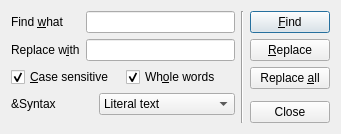
<?xml version="1.0" encoding="UTF-8"?>
<ui version="4.0">
 <class>FindReplaceDlg</class>
 <widget class="QDialog" name="FindReplaceDlg">
  <property name="geometry">
   <rect>
    <x>0</x>
    <y>0</y>
    <width>341</width>
    <height>134</height>
   </rect>
  </property>
  <property name="windowTitle">
   <string>Find and Replace</string>
  </property>
  <layout class="QHBoxLayout" name="horizontalLayout_5">
   <item>
    <layout class="QVBoxLayout" name="verticalLayout">
     <item>
      <layout class="QGridLayout" name="gridLayout">
       <item row="0" column="0">
        <widget class="QLabel" name="label">
         <property name="text">
          <string>Find &amp;what</string>
         </property>
         <property name="buddy">
          <cstring>find_line_edit</cstring>
         </property>
        </widget>
       </item>
       <item row="0" column="1">
        <widget class="QLineEdit" name="find_line_edit"/>
       </item>
       <item row="1" column="0">
        <widget class="QLabel" name="label_2">
         <property name="text">
          <string>Replace w&amp;ith</string>
         </property>
         <property name="buddy">
          <cstring>replace_line_edit</cstring>
         </property>
        </widget>
       </item>
       <item row="1" column="1">
        <widget class="QLineEdit" name="replace_line_edit"/>
       </item>
      </layout>
     </item>
     <item>
      <layout class="QHBoxLayout" name="horizontalLayout">
       <item>
        <widget class="QCheckBox" name="case_check_box">
         <property name="text">
          <string>&amp;Case sensitive</string>
         </property>
         <property name="checked">
          <bool>true</bool>
         </property>
        </widget>
       </item>
       <item>
        <widget class="QCheckBox" name="whole_check_box">
         <property name="text">
          <string>Wh&amp;ole words</string>
         </property>
         <property name="checked">
          <bool>true</bool>
         </property>
        </widget>
       </item>
      </layout>
     </item>
     <item>
      <layout class="QHBoxLayout" name="horizontalLayout_2">
       <item>
        <widget class="QLabel" name="label_3">
         <property name="text">
          <string>&amp;Syntax</string>
         </property>
        </widget>
       </item>
       <item>
        <widget class="QComboBox" name="syntax_combo_box">
         <item>
          <property name="text">
           <string>Literal text</string>
          </property>
         </item>
         <item>
          <property name="text">
           <string>Regular expression</string>
          </property>
         </item>
        </widget>
       </item>
      </layout>
     </item>
     <item>
      <spacer name="verticalSpacer">
       <property name="orientation">
        <enum>Qt::Vertical</enum>
       </property>
       <property name="sizeHint" stdset="0">
        <size>
         <width>20</width>
         <height>48</height>
        </size>
       </property>
      </spacer>
     </item>
    </layout>
   </item>
   <item>
    <widget class="Line" name="line">
     <property name="orientation">
      <enum>Qt::Vertical</enum>
     </property>
    </widget>
   </item>
   <item>
    <layout class="QVBoxLayout" name="verticalLayout_2">
     <item>
      <widget class="QPushButton" name="find_button">
       <property name="text">
        <string>&amp;Find</string>
       </property>
      </widget>
     </item>
     <item>
      <widget class="QPushButton" name="replace_button">
       <property name="text">
        <string>&amp;Replace</string>
       </property>
      </widget>
     </item>
     <item>
      <widget class="QPushButton" name="replace_all_button">
       <property name="text">
        <string>Replace &amp;all</string>
       </property>
      </widget>
     </item>
     <item>
      <spacer name="verticalSpacer_2">
       <property name="orientation">
        <enum>Qt::Vertical</enum>
       </property>
       <property name="sizeHint" stdset="0">
        <size>
         <width>20</width>
         <height>40</height>
        </size>
       </property>
      </spacer>
     </item>
     <item>
      <widget class="QPushButton" name="close_button">
       <property name="text">
        <string>Close</string>
       </property>
      </widget>
     </item>
    </layout>
   </item>
  </layout>
 </widget>
 <tabstops>
  <tabstop>find_line_edit</tabstop>
  <tabstop>find_button</tabstop>
  <tabstop>replace_line_edit</tabstop>
  <tabstop>replace_button</tabstop>
  <tabstop>case_check_box</tabstop>
  <tabstop>whole_check_box</tabstop>
  <tabstop>replace_all_button</tabstop>
  <tabstop>syntax_combo_box</tabstop>
  <tabstop>close_button</tabstop>
  <tabstop>syntax_combo_box_2</tabstop>
  <tabstop>case_check_box_2</tabstop>
  <tabstop>whole_check_box_2</tabstop>
 </tabstops>
 <resources/>
 <connections>
  <connection>
   <sender>close_button</sender>
   <signal>clicked()</signal>
   <receiver>FindReplaceDlg</receiver>
   <slot>reject()</slot>
   <hints>
    <hint type="sourcelabel">
     <x>289</x>
     <y>115</y>
    </hint>
    <hint type="destinationlabel">
     <x>216</x>
     <y>120</y>
    </hint>
   </hints>
  </connection>
 </connections>
</ui>
